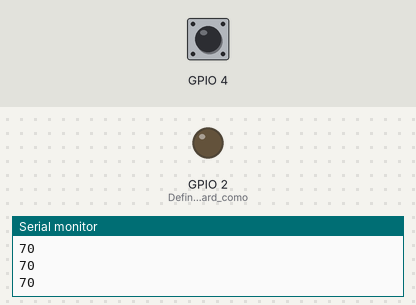
Bench run of a sketch on a simulated ESP32. On the bench: output pins drawn as LEDs (lit = HIGH), the last lines printed to the serial monitor. The test bench sets the inputs (shaded band); at power-on: GPIO 4 HIGH.

Above: at 1.2 s.
1.3 s: GPIO 4 pulled LOW for 0.15 s
At 2.5 s:
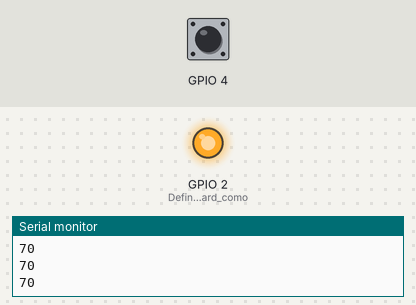
2.9 s: GPIO 4 pulled LOW for 1 s
At 3.8 s:
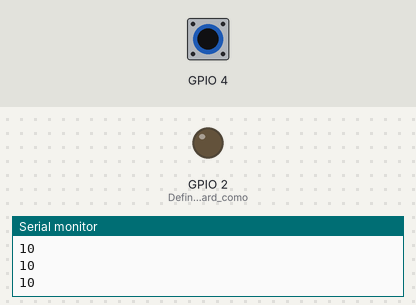
5.4 s: GPIO 4 pulled LOW for 3.2 s
At 5.7 s:
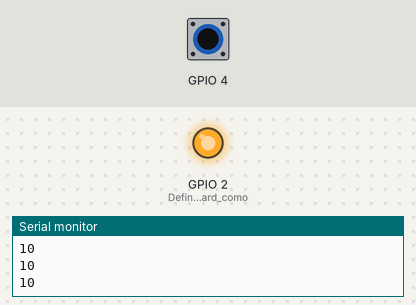
Timing chart, 0 to 8.4 s (numbered marks = the images above; inputs shaded):
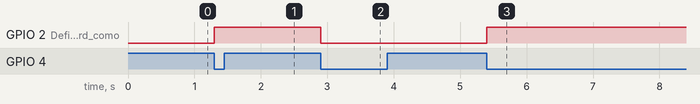

The sketch:

main.ino
```cpp
long lastms;//Váriavel para guardar o ultimo toque.

void setup()
{
    Serial.begin(9600);//Inicia a comunicação Serial para visualização dos valores do Touch.
    pinMode(LED_BUILTIN, OUTPUT);//Define o LED OnBoard como saída
    touchAttachInterrupt(4, led, 20);//Atribui uma função (led) quando for detectado um valor menor de (20) ao pino (4).
    lastms = 0;//Inicializa a váriavel em 0.

    //Para chegar a este valor usado (20), é necessário apenas ver os valores que aparece no Serial monitor,
    //toque o fio e veja qual sera o novo valor. Ao tocar, a tendencia do valor é aproximar-se de 0.
}


void loop()
{
    Serial.println(touchRead(4));//Mostra o valor do touch no monitor.
    delay(100);
}

void led()//função que foi atribuida para o evento do touch.
{
    if (millis() - lastms > 150)//Verifica se o ultimo toque faz mais de 150mS
    {
        digitalWrite(LED_BUILTIN, !digitalRead(LED_BUILTIN));//Inverte o estado do led.
        lastms = millis();//Salva o ultimo tempo em que foi tocado.
    }
}
```

Measured:
- after the input at 1.3 s, GPIO 2 (Define_o_LED_OnBoard_como): LOW → HIGH at once
- after the input at 2.9 s, GPIO 2 (Define_o_LED_OnBoard_como): HIGH → LOW at once
- after the input at 5.4 s, GPIO 2 (Define_o_LED_OnBoard_como): LOW → HIGH at once
